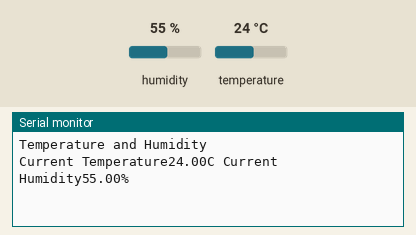
Simulated run of this sketch. Board: ESP8266 (NodeMCU). Shown: the last lines printed to the serial monitor. The test bench sets the inputs (shaded band); at power-on: humidity 55 %, temperature 24 °C. WiFi joins after 1.5 s; servers stay silent unless stated.

Above: at 5.0 s.
5.1 s: humidity set to 22 %
At 6.8 s:
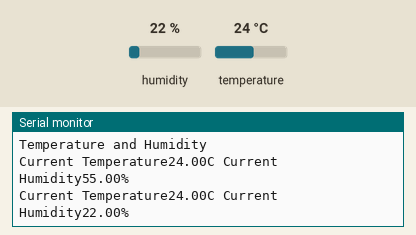
7.7 s: temperature set to 12 °C
At 9.2 s:
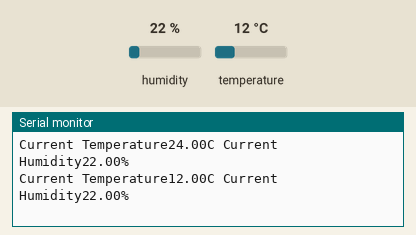
10.3 s: humidity set to 40 %
At 12.8 s:
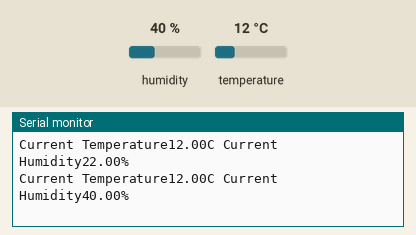
Timing chart, 0 to 14.3 s (numbered marks = the images above; inputs shaded):
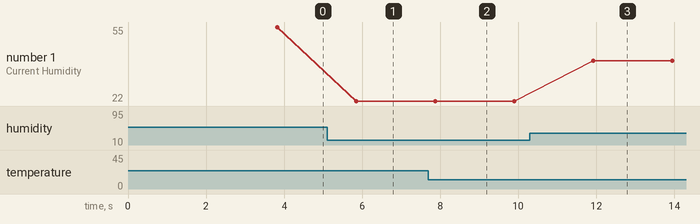

The sketch:

Temperature.ino.ino
```cpp
#include<DHT.h>
#include<ESP8266WiFi.h>
#include<BlynkSimpleEsp8266.h>

#define BLYNK_PRINT Serial

char auth[]="fuDfHOI1F6HzRfDi5fOm_zUK2q3lRC37";
char ssid[]= "RISHI";
char pass[]="9427504947";

#define dht_dpin 0
#define DHTTYPE DHT11
DHT dht(dht_dpin,DHTTYPE);

  void setup(){
  dht.begin();
  Serial.begin(115200);
  Blynk.begin(auth,ssid,pass);
  Serial.println("Temperature and Humidity\n");
  delay(2000);
    }

    void loop(){
    Blynk.run();
    float temp=dht.readTemperature();
    float humidity=dht.readHumidity();
    Serial.print("Current Temperature");
    Serial.print(temp);
    Serial.print("C ");
    Serial.print("Current Humidity");
    Serial.print(humidity);
    Serial.println("% ");

    Blynk.virtualWrite(V1,temp);
    Blynk.virtualWrite(V2,humidity);
    delay(2000);
     }
```

Measured:
- after the input at 5.1 s, the serial monitor: prints a new line after 0.75 s (image 1)
- after the input at 7.7 s, the serial monitor: prints a new line after 0.18 s (image 2)
- after the input at 10.3 s, the serial monitor: prints a new line after 1.6 s (image 3)
- plotted number 1: 55 → 22 after the input at 5.1 s, 22 → 40 after the input at 10.3 s
